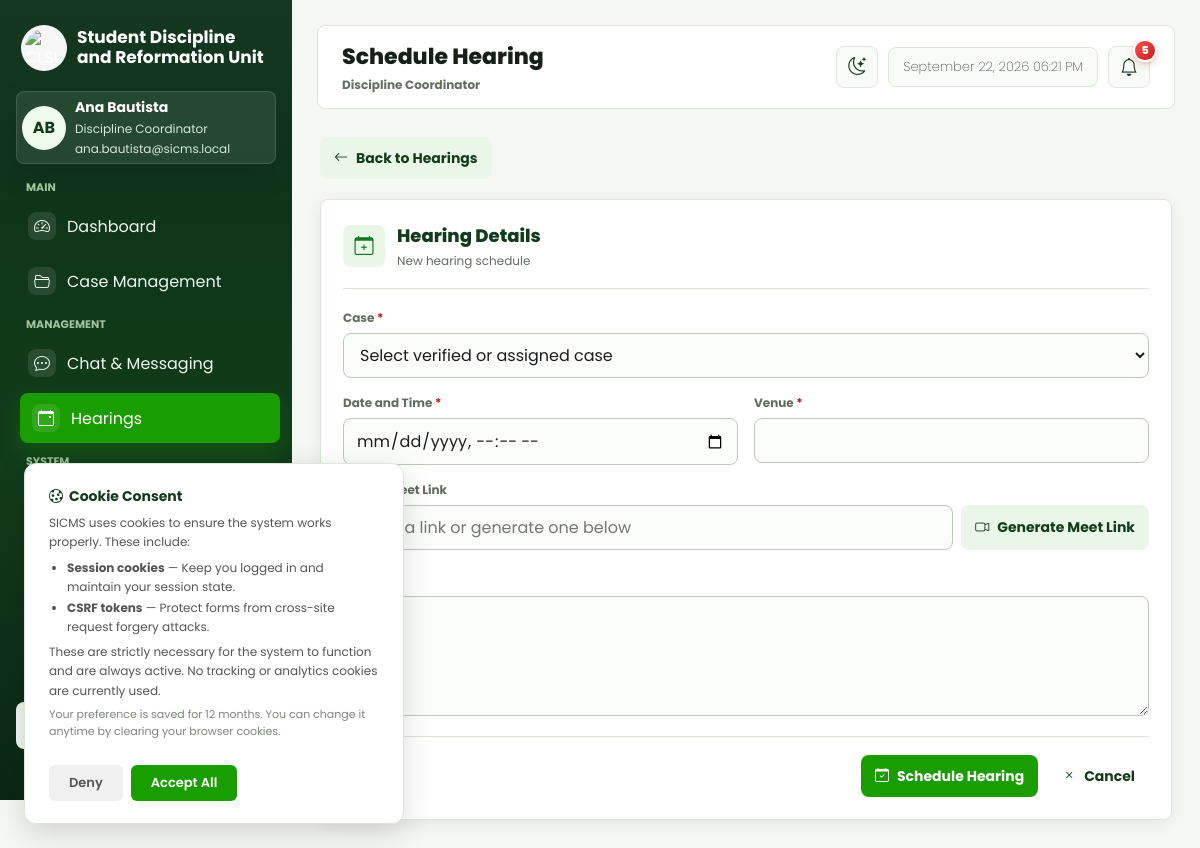
The app's page /web/views/hearings/create.php (signed in) with its own data.
### tables this page shows
CREATE TABLE `accounts` (
  `account_id` int UNSIGNED NOT NULL,
  `first_name` varchar(100) NOT NULL,
  `last_name` varchar(100) NOT NULL,
  `email` varchar(255) NOT NULL,
  `password_hash` varchar(255) DEFAULT NULL,
  `auth_provider` varchar(50) DEFAULT NULL,
  `role` varchar(50) NOT NULL DEFAULT 'student',
  `status` varchar(20) NOT NULL DEFAULT 'active',
  `college_id` int UNSIGNED DEFAULT NULL,
  `student_number` varchar(50) DEFAULT NULL,
  `college` varchar(255) DEFAULT NULL,
  `course` varchar(255) DEFAULT NULL,
  `section` varchar(50) DEFAULT NULL,
  `created_at` datetime NOT NULL DEFAULT CURRENT_TIMESTAMP,
  `updated_at` datetime NOT NULL DEFAULT CURRENT_TIMESTAMP ON UPDATE CURRENT_TIMESTAMP,
  `phone_number` varchar(20) NOT NULL DEFAULT '',
  `gender` varchar(20) NOT NULL DEFAULT '',
  `birthday` date DEFAULT NULL,
  `address` text NOT NULL
);

### web/views/hearings/create.php (the view, shortened to what the rows shown need)
<?php
require_once __DIR__ . '/../../controllers/HearingController.php';
$controller = new HearingController();
$viewData = $controller->create();
$user = $viewData['user'];
function h($value) {
    return htmlspecialchars((string) $value);
}
?>
<!DOCTYPE html>
<html lang="en">
<head>
    <link rel="stylesheet" href="../layout/style.css">
    <link rel="stylesheet" href="../layout/sidebar.css">
    <link rel="stylesheet" href="https://cdn.jsdelivr.net/npm/bootstrap-icons@1.11.3/font/bootstrap-icons.min.css">
    <link rel="stylesheet" href="../layout/system.css?v=2">
    <link rel="stylesheet" href="../layout/hearings.css">
</head>
<body>
    <div class="dashboard-shell">
        <?php require __DIR__ . '/../layout/sidebar.php'; ?>
        <div class="app-content">
            <?php $pageTitle = 'Schedule Hearing'; require __DIR__ . '/../layout/topbar.php'; ?>
    <main class="wrap hearing-form-page">
        <form class="panel hearing-form-panel" method="POST" action="create.php" data-sicms-validate>
            <div class="hearing-form-heading">
                <div><h2>Hearing Details</h2><p>New hearing schedule</p></div>
            </div>
        </form>
    </main>
        </div>
    </div>
</body>
</html>

### web/views/layout/sidebar.php (shortened to what the rows shown need)
<?php
require __DIR__ . '/navigation.php';
$userEmail = isset($user['email']) ? $user['email'] : '';
?>
<aside class="sidebar" id="app-sidebar">
    <div class="sidebar-profile">
        <div class="avatar" aria-hidden="true"><?= h($initials) ?></div>
        <div>
            <div class="profile-name"><?= h($displayName) ?></div>
            <div class="profile-role"><?= h($roleLabel) ?></div>
            <div class="profile-email"><?= h($userEmail) ?></div>
        </div>
    </div>
</aside>

### web/views/layout/topbar.php (shortened to what the rows shown need)
<?php
require __DIR__ . '/navigation.php';
require_once __DIR__ . '/../../helpers/Security.php';
require_once __DIR__ . '/../../models/Notification.php';
$pageTitle = $pageTitle ?? 'Dashboard';
$hidePageTitle = $hidePageTitle ?? false;
$unreadNotificationCount = 0;
if (isset($user['account_id'])) {
    $unreadNotificationCount = Notification::unreadCount((int) $user['account_id']);
}
?>
<div class="app-topbar-container">
    <header class="app-topbar<?= $hidePageTitle ? ' app-topbar-titleless' : '' ?>">
        <?php if (!$hidePageTitle): ?>
            <div class="app-topbar-title">
                <h1><?= h($pageTitle) ?></h1>
                <p><?= h($roleLabel) ?></p>
            </div>
        <?php endif; ?>
        <div class="app-topbar-actions">
            <details class="profile-dropdown">
                <summary class="topbar-icon" title="Notifications" aria-label="Notifications">
                    <i class="bi bi-bell" aria-hidden="true" style="font-size:15ipx;"></i>
                    <?php if ($unreadNotificationCount > 0): ?>
                        <span class="notification-badge"><?= (int) $unreadNotificationCount ?></span>
                    <?php endif; ?>
                </summary>
            </details>
        </div>
    </header>
</div>

### records on screen
accounts: initials "AB", displayName "Ana Bautista", role "Discipline Coordinator", email "ana.bautista@sicms.local", account_id "5"

### other values on screen
$groupLabel "MAIN"
$item['label'] "Dashboard"
$item['label'] "Case Management"
$groupLabel "MANAGEMENT"
$item['label'] "Chat & Messaging"
$item['label'] "Hearings"
$groupLabel "SYSTEM"
$pageTitle "Schedule Hearing"
